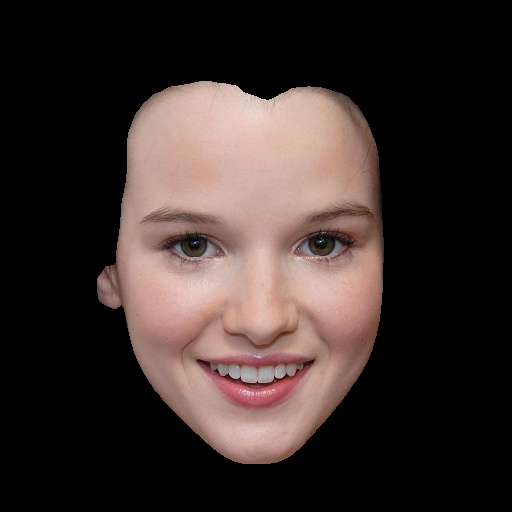
#> input picture face_image.jpg, 512 x 512 px; its folder holds only this picture in this run
$ python -i generate_training_data.py   (imports and definitions only)
#> lines starting #> are read from the running program, lines starting #| are printed output that depends on the picture
'''
Code for generating paired training data - (perturbed_image, original_image)
'''
from glob import glob
import os
import os.path as osp
import cv2
import matplotlib.pyplot as plt

from concurrent.futures import ThreadPoolExecutor, as_completed
from tqdm import tqdm
import multiprocessing as mp
from multiprocessing import Process

perturbed_image_dir = '/ssd_scratch/cvit/aditya1/CelebAPerturbed/'
original_image_dir = '/ssd_scratch/cvit/aditya1/CelebA-HQ-img/'
paired_data_dir = '/ssd_scratch/cvit/aditya1/CelebAPaired/'

# [1 line not run here, left out]

# Save image to disk
def save_image(image_path, image):
    plt.imsave(image_path, image)

# generate paired data - (perturbation, original)
def generate_paired_data(perturbed_image_thread_id):
    perturbed_image_path, thread_id = perturbed_image_thread_id
    print(f'Generating {osp.basename(perturbed_image_path)} using thread : {thread_id}', flush=True)

    perturbed_image = cv2.cvtColor(cv2.imread(perturbed_image_path), cv2.COLOR_BGR2RGB)
    original_filename, extension = osp.basename(perturbed_image_path).split('_')[0], osp.basename(perturbed_image_path).split('.')[1]
    original_image_path = osp.join(original_image_dir, original_filename + '.' + extension)
    original_image = cv2.cvtColor(cv2.imread(original_image_path), cv2.COLOR_BGR2RGB)

    perturbed_resized = cv2.resize(perturbed_image, None, fx=0.5, fy=0.5, interpolation=cv2.INTER_CUBIC)
    original_resized = res = cv2.resize(original_image, None, fx=0.25, fy=0.25, interpolation=cv2.INTER_CUBIC)

    paired_image = cv2.hconcat([perturbed_resized, original_resized])
    paired_image_path = osp.join(paired_data_dir, osp.basename(perturbed_image_path))

    save_image(paired_image_path, paired_image)


# [9 lines not run here, left out]


    # generate_paired_data(perturbed_images[0])

>>> import cv2
>>> picture = cv2.imread('../face_image.jpg', cv2.IMREAD_GRAYSCALE)
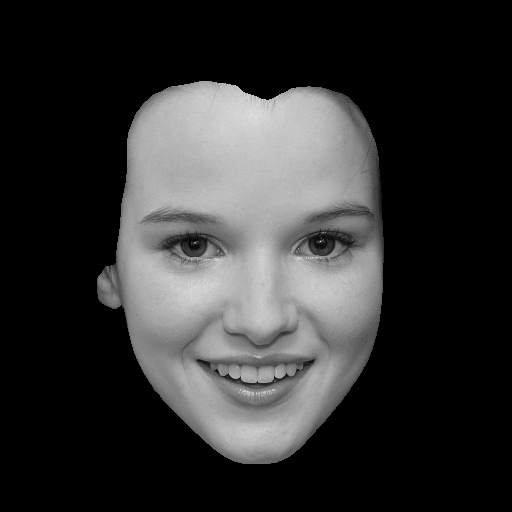
#> picture: shape (512, 512); min 0, max 238, mean 49.5
#> (the run stopped early here; a loop or call above may not have finished)
